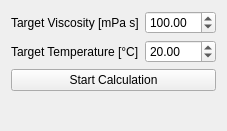
      <widget class="QWidget" name="tab_2">
       <attribute name="title">
        <string>ViscoCalc</string>
       </attribute>
       <layout class="QHBoxLayout" name="horizontalLayout">
        <item>
         <layout class="QGridLayout" name="gridLayout_8">
          <item row="2" column="0" colspan="2">
           <widget class="QPushButton" name="pushButton_2">
            <property name="text">
             <string>Start Calculation</string>
            </property>
           </widget>
          </item>
          <item row="3" column="0" colspan="2">
           <widget class="QLabel" name="outputLabel">
            <property name="font">
             <font>
              <pointsize>15</pointsize>
             </font>
            </property>
            <property name="text">
             <string/>
            </property>
            <property name="alignment">
             <set>Qt::AlignHCenter|Qt::AlignTop</set>
            </property>
           </widget>
          </item>
          <item row="0" column="0">
           <widget class="QLabel" name="label_29">
            <property name="text">
             <string>Target Viscosity [mPa s]</string>
            </property>
           </widget>
          </item>
          <item row="1" column="0">
           <widget class="QLabel" name="label_30">
            <property name="text">
             <string>Target Temperature [°C]</string>
            </property>
           </widget>
          </item>
          <item row="0" column="1">
           <widget class="QDoubleSpinBox" name="input_my">
            <property name="maximum">
             <double>1500.000000000000000</double>
            </property>
            <property name="value">
             <double>100.000000000000000</double>
            </property>
           </widget>
          </item>
          <item row="1" column="1">
           <widget class="QDoubleSpinBox" name="input_T">
            <property name="maximum">
             <double>100.000000000000000</double>
            </property>
            <property name="value">
             <double>20.000000000000000</double>
            </property>
           </widget>
          </item>
         </layout>
        </item>
       </layout>
      </widget>
